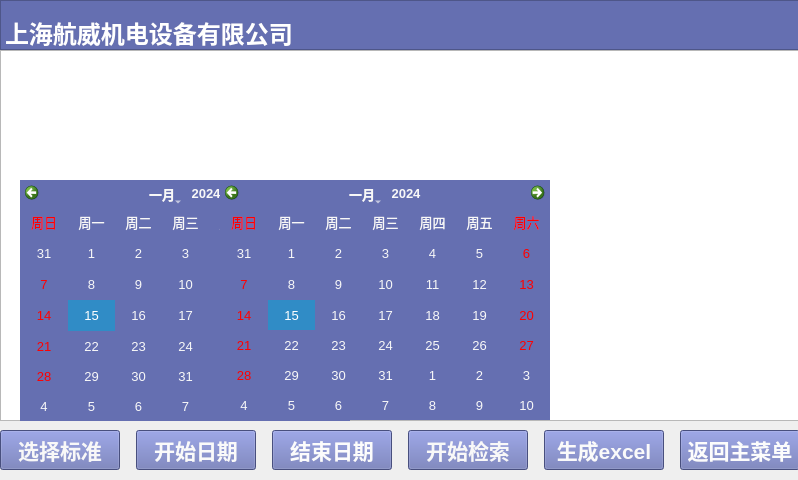
<?xml version="1.0" encoding="UTF-8"?>
<ui version="4.0">
 <class>Form</class>
 <widget class="QWidget" name="Form">
  <property name="geometry">
   <rect>
    <x>0</x>
    <y>0</y>
    <width>798</width>
    <height>480</height>
   </rect>
  </property>
  <property name="windowTitle">
   <string>Form</string>
  </property>
  <property name="styleSheet">
   <string notr="true"/>
  </property>
  <widget class="QPushButton" name="backtomainwindow">
   <property name="geometry">
    <rect>
     <x>680</x>
     <y>430</y>
     <width>120</width>
     <height>40</height>
    </rect>
   </property>
   <property name="font">
    <font>
     <pointsize>16</pointsize>
     <weight>75</weight>
     <bold>true</bold>
    </font>
   </property>
   <property name="styleSheet">
    <string notr="true">background-color: rgb(101, 111, 177);
color: rgb(252, 252, 252);</string>
   </property>
   <property name="inputMethodHints">
    <set>Qt::ImhNone</set>
   </property>
   <property name="text">
    <string>返回主菜单</string>
   </property>
   <property name="checkable">
    <bool>false</bool>
   </property>
  </widget>
  <widget class="QPushButton" name="date">
   <property name="geometry">
    <rect>
     <x>136</x>
     <y>430</y>
     <width>120</width>
     <height>40</height>
    </rect>
   </property>
   <property name="font">
    <font>
     <pointsize>16</pointsize>
     <weight>75</weight>
     <bold>true</bold>
    </font>
   </property>
   <property name="styleSheet">
    <string notr="true">background-color: rgb(101, 111, 177);
color: rgb(250, 250, 250);</string>
   </property>
   <property name="inputMethodHints">
    <set>Qt::ImhNone</set>
   </property>
   <property name="text">
    <string>开始日期</string>
   </property>
   <property name="checkable">
    <bool>false</bool>
   </property>
  </widget>
  <widget class="QPushButton" name="standard">
   <property name="geometry">
    <rect>
     <x>0</x>
     <y>430</y>
     <width>120</width>
     <height>40</height>
    </rect>
   </property>
   <property name="font">
    <font>
     <pointsize>16</pointsize>
     <weight>75</weight>
     <bold>true</bold>
    </font>
   </property>
   <property name="styleSheet">
    <string notr="true">background-color: rgb(101, 111, 177);
color: rgb(248, 248, 248);</string>
   </property>
   <property name="inputMethodHints">
    <set>Qt::ImhNone</set>
   </property>
   <property name="text">
    <string>选择标准</string>
   </property>
   <property name="checkable">
    <bool>false</bool>
   </property>
   <property name="flat">
    <bool>false</bool>
   </property>
  </widget>
  <widget class="QPushButton" name="excel">
   <property name="geometry">
    <rect>
     <x>544</x>
     <y>430</y>
     <width>120</width>
     <height>40</height>
    </rect>
   </property>
   <property name="font">
    <font>
     <pointsize>16</pointsize>
     <weight>75</weight>
     <bold>true</bold>
    </font>
   </property>
   <property name="styleSheet">
    <string notr="true">background-color: rgb(101, 111, 177);
color: rgb(250, 250, 250);</string>
   </property>
   <property name="inputMethodHints">
    <set>Qt::ImhNone</set>
   </property>
   <property name="text">
    <string>生成excel</string>
   </property>
   <property name="checkable">
    <bool>false</bool>
   </property>
  </widget>
  <widget class="QTextBrowser" name="textBrowser">
   <property name="geometry">
    <rect>
     <x>0</x>
     <y>0</y>
     <width>3000</width>
     <height>50</height>
    </rect>
   </property>
   <property name="font">
    <font>
     <pointsize>11</pointsize>
    </font>
   </property>
   <property name="styleSheet">
    <string notr="true">background-color: rgb(101, 111, 177);</string>
   </property>
   <property name="html">
    <string>&lt;!DOCTYPE HTML PUBLIC &quot;-//W3C//DTD HTML 4.0//EN&quot; &quot;http://www.w3.org/TR/REC-html40/strict.dtd&quot;&gt;
&lt;html&gt;&lt;head&gt;&lt;meta name=&quot;qrichtext&quot; content=&quot;1&quot; /&gt;&lt;style type=&quot;text/css&quot;&gt;
p, li { white-space: pre-wrap; }
&lt;/style&gt;&lt;/head&gt;&lt;body style=&quot; font-family:'SimSun'; font-size:11pt; font-weight:400; font-style:normal;&quot;&gt;
&lt;p style=&quot; margin-top:0px; margin-bottom:0px; margin-left:0px; margin-right:0px; -qt-block-indent:0; text-indent:0px;&quot;&gt;&lt;span style=&quot; font-size:6pt; color:#656fb1;&quot;&gt;a&lt;/span&gt;&lt;/p&gt;
&lt;p style=&quot; margin-top:0px; margin-bottom:0px; margin-left:0px; margin-right:0px; -qt-block-indent:0; text-indent:0px;&quot;&gt;&lt;span style=&quot; font-size:18pt; font-weight:600; color:#ffffff;&quot;&gt;上海航威机电设备有限公司&lt;/span&gt;&lt;/p&gt;&lt;/body&gt;&lt;/html&gt;</string>
   </property>
  </widget>
  <widget class="QPushButton" name="date_2">
   <property name="geometry">
    <rect>
     <x>272</x>
     <y>430</y>
     <width>120</width>
     <height>40</height>
    </rect>
   </property>
   <property name="font">
    <font>
     <pointsize>16</pointsize>
     <weight>75</weight>
     <bold>true</bold>
    </font>
   </property>
   <property name="styleSheet">
    <string notr="true">background-color: rgb(101, 111, 177);
color: rgb(252, 252, 252);</string>
   </property>
   <property name="inputMethodHints">
    <set>Qt::ImhNone</set>
   </property>
   <property name="text">
    <string>结束日期</string>
   </property>
   <property name="checkable">
    <bool>false</bool>
   </property>
  </widget>
  <widget class="QPushButton" name="setsql">
   <property name="geometry">
    <rect>
     <x>408</x>
     <y>430</y>
     <width>120</width>
     <height>40</height>
    </rect>
   </property>
   <property name="font">
    <font>
     <pointsize>16</pointsize>
     <weight>75</weight>
     <bold>true</bold>
    </font>
   </property>
   <property name="styleSheet">
    <string notr="true">background-color: rgb(101, 111, 177);
color: rgb(248, 248, 248);</string>
   </property>
   <property name="inputMethodHints">
    <set>Qt::ImhNone</set>
   </property>
   <property name="text">
    <string>开始检索</string>
   </property>
   <property name="checkable">
    <bool>false</bool>
   </property>
   <property name="flat">
    <bool>false</bool>
   </property>
  </widget>
  <widget class="QTextEdit" name="textEdit">
   <property name="geometry">
    <rect>
     <x>340</x>
     <y>240</y>
     <width>104</width>
     <height>64</height>
    </rect>
   </property>
  </widget>
  <widget class="QTableView" name="tableView">
   <property name="geometry">
    <rect>
     <x>0</x>
     <y>50</y>
     <width>801</width>
     <height>371</height>
    </rect>
   </property>
   <property name="palette">
    <palette>
     <active>
      <colorrole role="Button">
       <brush brushstyle="SolidPattern">
        <color alpha="255">
         <red>101</red>
         <green>111</green>
         <blue>177</blue>
        </color>
       </brush>
      </colorrole>
     </active>
     <inactive>
      <colorrole role="Button">
       <brush brushstyle="SolidPattern">
        <color alpha="255">
         <red>101</red>
         <green>111</green>
         <blue>177</blue>
        </color>
       </brush>
      </colorrole>
     </inactive>
     <disabled>
      <colorrole role="Button">
       <brush brushstyle="SolidPattern">
        <color alpha="255">
         <red>101</red>
         <green>111</green>
         <blue>177</blue>
        </color>
       </brush>
      </colorrole>
     </disabled>
    </palette>
   </property>
   <property name="font">
    <font>
     <pointsize>12</pointsize>
    </font>
   </property>
   <property name="autoScrollMargin">
    <number>16</number>
   </property>
  </widget>
  <widget class="QCalendarWidget" name="calendarWidget">
   <property name="geometry">
    <rect>
     <x>20</x>
     <y>180</y>
     <width>330</width>
     <height>241</height>
    </rect>
   </property>
   <property name="font">
    <font>
     <pointsize>10</pointsize>
    </font>
   </property>
   <property name="styleSheet">
    <string notr="true">background-color: rgb(101, 111, 177);
color: rgb(248, 248, 248);
alternate-background-color: rgb(101, 111, 177);</string>
   </property>
   <property name="locale">
    <locale language="Chinese" country="China"/>
   </property>
   <property name="horizontalHeaderFormat">
    <enum>QCalendarWidget::ShortDayNames</enum>
   </property>
   <property name="verticalHeaderFormat">
    <enum>QCalendarWidget::NoVerticalHeader</enum>
   </property>
  </widget>
  <widget class="QCalendarWidget" name="calendarWidget_2">
   <property name="geometry">
    <rect>
     <x>220</x>
     <y>180</y>
     <width>330</width>
     <height>240</height>
    </rect>
   </property>
   <property name="font">
    <font>
     <pointsize>10</pointsize>
    </font>
   </property>
   <property name="styleSheet">
    <string notr="true">background-color: rgb(101, 111, 177);
color: rgb(248, 248, 248);
alternate-background-color: rgb(101, 111, 177);</string>
   </property>
   <property name="locale">
    <locale language="Chinese" country="China"/>
   </property>
   <property name="gridVisible">
    <bool>false</bool>
   </property>
   <property name="selectionMode">
    <enum>QCalendarWidget::SingleSelection</enum>
   </property>
   <property name="horizontalHeaderFormat">
    <enum>QCalendarWidget::ShortDayNames</enum>
   </property>
   <property name="verticalHeaderFormat">
    <enum>QCalendarWidget::NoVerticalHeader</enum>
   </property>
   <property name="dateEditAcceptDelay">
    <number>1500</number>
   </property>
  </widget>
 </widget>
 <resources/>
 <connections/>
</ui>
